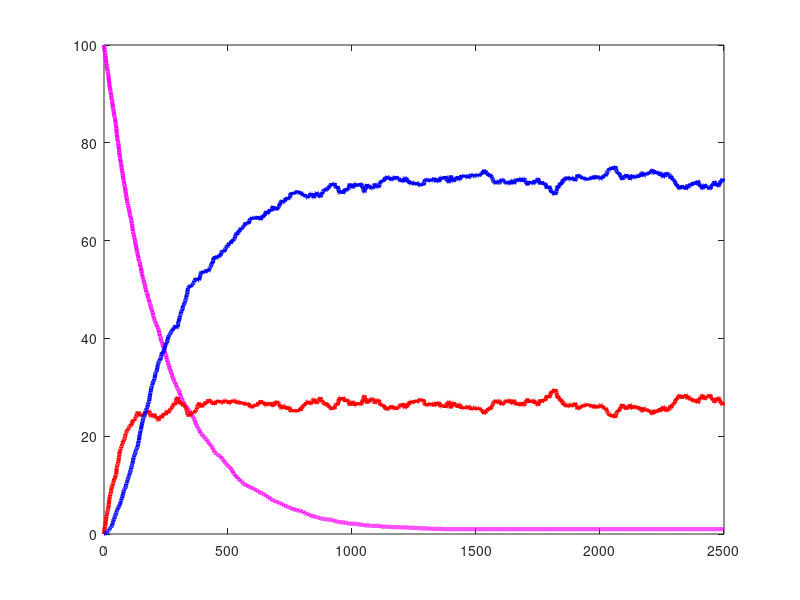

The MATLAB script that drew this image: (Note: this script raises an error after producing the figure.)
clear;
clc;
all = csvread('without_detection_data.csv');
time = all(:,1);
R = all(:,2);
I = all(:,3);
D = all(:,4);
predict_R = all(:,5);
predict_I = all(:,6);
predict_D = all(:,7);
plot(time, R, 'color','magenta','linestyle','-','LineWidth',3);
hold on;
plot(time, I, 'color','red','linestyle','-','LineWidth',3);
plot(time, D, 'color','blue','linestyle','-','LineWidth',3);
plot(time, predict_R, 'color','[0.67,0.67,1]','linestyle','--','LineWidth',2);
plot(time, predict_I, 'color','black','linestyle','--','LineWidth',2);
plot(time, predict_D, 'color','green','linestyle','--','LineWidth',2);
legend('R(t)','I(t)','D(t)','Analytical R(t)','Analytical I(t)','Analytical D(t)');
ylabel('Number of Nodes','FontSize',12)
xlabel('Time (s)','FontSize',12)
grid on;
xlim([0, 2500])
ylim([0, 100])
set(gca, 'Fontname', 'Times New Roman','FontSize',15);
set(gcf,'position',[400,100,880,660]);
% Len_x=size(a,2);
% Len_y=size(a,1);
% re_1=zeros(1,Len_y);
% re_2=zeros(1,Len_y);
% re_3=zeros(1,Len_y);
% re_4=zeros(1,Len_y);
% re_5=zeros(1,Len_y);
% re_6=zeros(1,Len_y);
% for i=1:1:Len_y
%     re_1(1,i)=a(i,2);
%     re_2(1,i)=a(i,3);
%     re_3(1,i)=a(i,4);
%     re_4(1,i)=a(i,5);
%     re_5(1,i)=a(i,6);
%     re_6(1,i)=a(i,7);
% end
% h=1:1:2500;
% figure(1);
% plot(h,re_1,'--','LineWidth',1);
% axis([ 0 2550 0 120]);
% grid on
% hold on
% 
% plot(h,re_2,'--','LineWidth',1);
% plot(h,re_3,'--','LineWidth',1);
% plot(h,re_4,'-','LineWidth',1);
% plot(h,re_5,'-','LineWidth',1);
% plot(h,re_6,'-','LineWidth',1);
% legend('re_1','re_2','re_3','re_4','re_5','re_6');